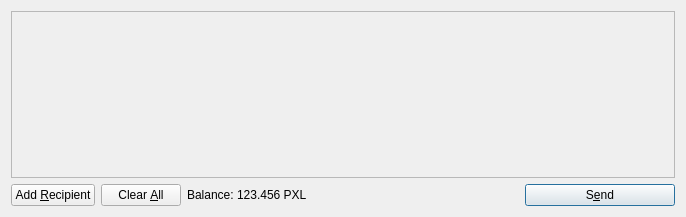
<?xml version="1.0" encoding="UTF-8"?>
<ui version="4.0">
 <class>SendCoinsDialog</class>
 <widget class="QDialog" name="SendCoinsDialog">
  <property name="geometry">
   <rect>
    <x>0</x>
    <y>0</y>
    <width>686</width>
    <height>217</height>
   </rect>
  </property>
  <property name="windowTitle">
   <string>Send Coins</string>
  </property>
  <layout class="QVBoxLayout" name="verticalLayout">
   <item>
    <widget class="QScrollArea" name="scrollArea">
     <property name="widgetResizable">
      <bool>true</bool>
     </property>
     <widget class="QWidget" name="scrollAreaWidgetContents">
      <property name="geometry">
       <rect>
        <x>0</x>
        <y>0</y>
        <width>666</width>
        <height>165</height>
       </rect>
      </property>
      <layout class="QVBoxLayout" name="verticalLayout_2">
       <property name="margin">
        <number>0</number>
       </property>
       <item>
        <layout class="QVBoxLayout" name="entries">
         <property name="spacing">
          <number>6</number>
         </property>
        </layout>
       </item>
       <item>
        <spacer name="verticalSpacer">
         <property name="orientation">
          <enum>Qt::Vertical</enum>
         </property>
         <property name="sizeHint" stdset="0">
          <size>
           <width>20</width>
           <height>40</height>
          </size>
         </property>
        </spacer>
       </item>
      </layout>
     </widget>
    </widget>
   </item>
   <item>
    <layout class="QHBoxLayout" name="horizontalLayout">
     <item>
      <widget class="QPushButton" name="addButton">
       <property name="toolTip">
        <string>Send to multiple recipients at once</string>
       </property>
       <property name="text">
        <string>Add &amp;Recipient</string>
       </property>
       <property name="icon">
        <iconset resource="../bitcoin.qrc">
         <normaloff>:/icons/add</normaloff>:/icons/add</iconset>
       </property>
       <property name="autoDefault">
        <bool>false</bool>
       </property>
      </widget>
     </item>
     <item>
      <widget class="QPushButton" name="clearButton">
       <property name="sizePolicy">
        <sizepolicy hsizetype="Minimum" vsizetype="Fixed">
         <horstretch>0</horstretch>
         <verstretch>0</verstretch>
        </sizepolicy>
       </property>
       <property name="toolTip">
        <string>Remove all transaction fields</string>
       </property>
       <property name="text">
        <string>Clear &amp;All</string>
       </property>
       <property name="icon">
        <iconset resource="../bitcoin.qrc">
         <normaloff>:/icons/remove</normaloff>:/icons/remove</iconset>
       </property>
       <property name="autoRepeatDelay">
        <number>300</number>
       </property>
       <property name="autoDefault">
        <bool>false</bool>
       </property>
      </widget>
     </item>
     <item>
      <layout class="QHBoxLayout" name="horizontalLayout_2">
       <property name="spacing">
        <number>3</number>
       </property>
       <item>
        <widget class="QLabel" name="label">
         <property name="text">
          <string>Balance:</string>
         </property>
        </widget>
       </item>
       <item>
        <widget class="QLabel" name="labelBalance">
         <property name="cursor">
          <cursorShape>IBeamCursor</cursorShape>
         </property>
         <property name="text">
          <string>123.456 PXL</string>
         </property>
         <property name="textInteractionFlags">
          <set>Qt::LinksAccessibleByMouse|Qt::TextSelectableByKeyboard|Qt::TextSelectableByMouse</set>
         </property>
        </widget>
       </item>
      </layout>
     </item>
     <item>
      <spacer name="horizontalSpacer">
       <property name="orientation">
        <enum>Qt::Horizontal</enum>
       </property>
       <property name="sizeHint" stdset="0">
        <size>
         <width>40</width>
         <height>20</height>
        </size>
       </property>
      </spacer>
     </item>
     <item>
      <widget class="QPushButton" name="sendButton">
       <property name="minimumSize">
        <size>
         <width>150</width>
         <height>0</height>
        </size>
       </property>
       <property name="toolTip">
        <string>Confirm the send action</string>
       </property>
       <property name="text">
        <string>S&amp;end</string>
       </property>
       <property name="icon">
        <iconset resource="../bitcoin.qrc">
         <normaloff>:/icons/send</normaloff>:/icons/send</iconset>
       </property>
       <property name="default">
        <bool>true</bool>
       </property>
      </widget>
     </item>
    </layout>
   </item>
  </layout>
 </widget>
 <resources>
  <include location="../bitcoin.qrc"/>
 </resources>
 <connections/>
</ui>
